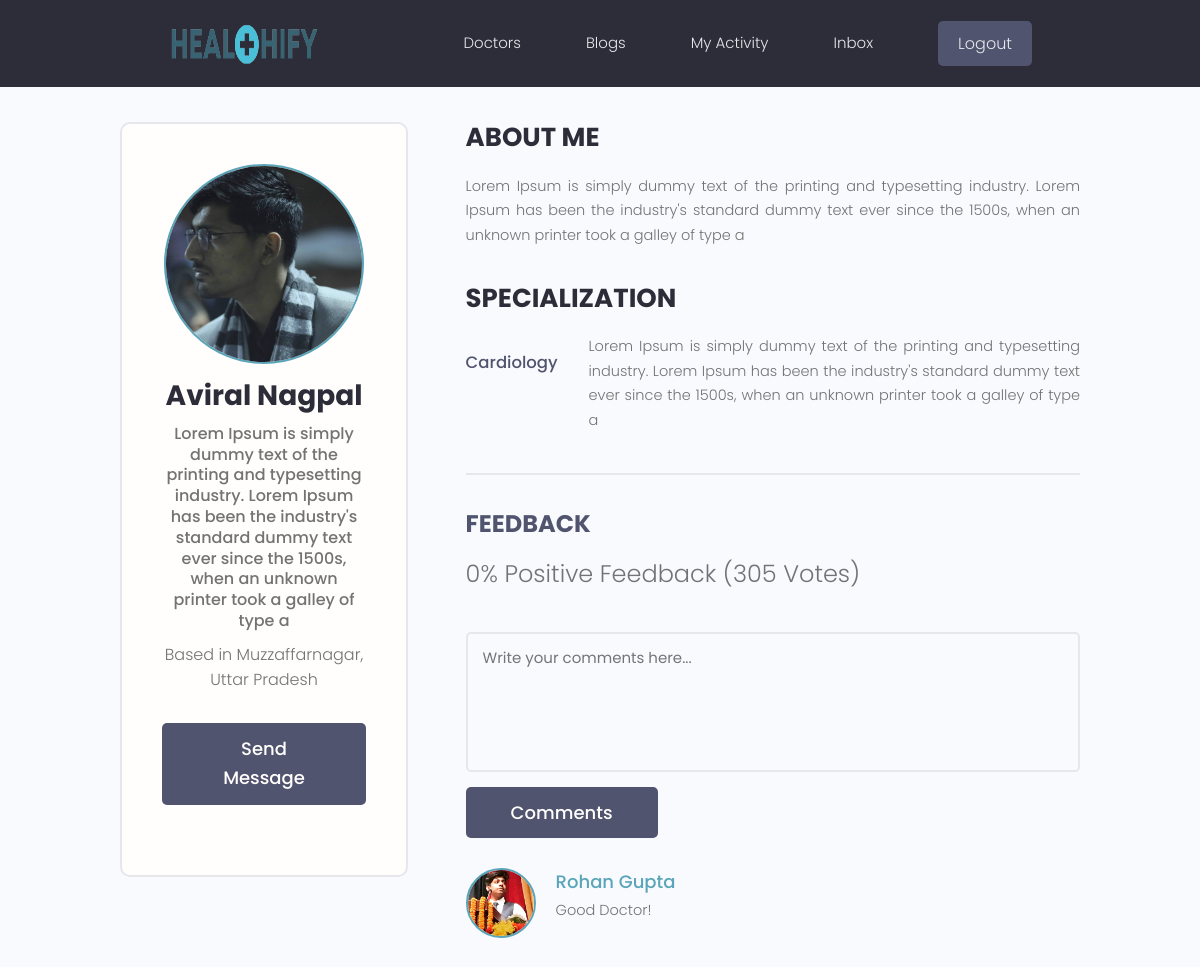
Page /doctors/profile/2282ac43-69eb-4a10-a750-ec481244fb66 on the earlier database version.
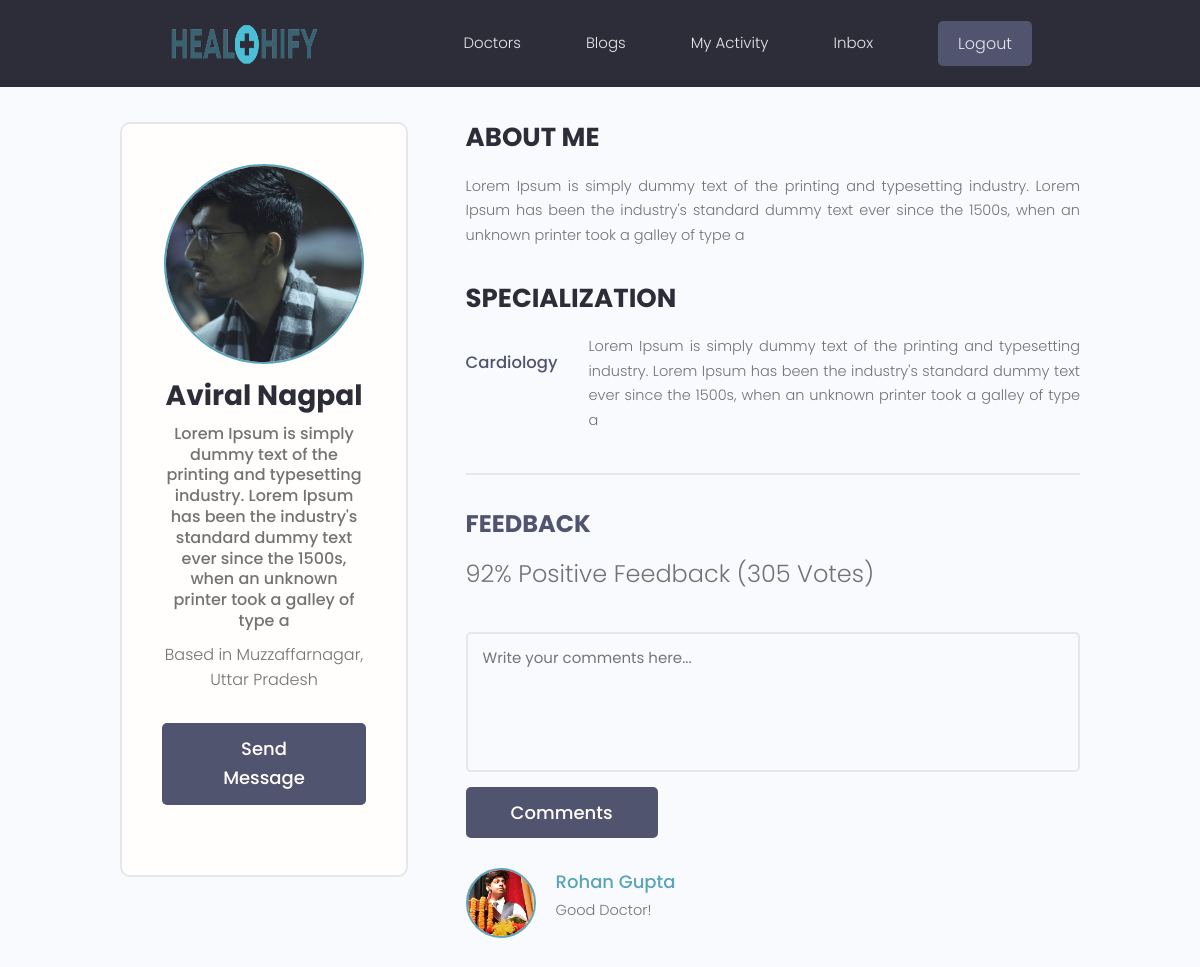
Same page on the later database version.
### doctors/models.py (models this page shows, shortened)
class Doctor(models.Model):
    name = models.CharField(max_length=200, null=True, blank=True)
    qualification = models.CharField(max_length=200, null=True, blank=True)
    email = models.EmailField(max_length=200, null=True, blank=True)
    short_intro = models.CharField(max_length=500, null=True, blank=True)
    bio = models.TextField(max_length=1000, null=True, blank=True)
    profile_image = models.ImageField(max_length=200,null=True, blank=True, upload_to='doctors/', default="doctors/user-default.png")
    college = models.CharField(max_length=200,null=True, blank=True)
    current_hospital = models.CharField(max_length=200,null=True, blank=True)
    votes = models.IntegerField(default=0, null=True, blank=True)
    votes_ratio = models.IntegerField(default=0, null=True, blank=True)
    social_github = models.CharField(max_length=200,null=True, blank=True)
    location = models.CharField(max_length=200, null=True, blank=True)
    created = models.DateTimeField(auto_now_add=True)
    id = models.UUIDField(default=uuid.uuid4,primary_key=True, unique=True, editable=False)
    class Meta:
        ordering = ['-votes_ratio']

### doctors/views.py (the view)
# urls.py: path('profile/<str:pk>', views.doc_profile, name="doc_profile"),
def doc_profile(request, pk):
    profile = Doctor.objects.get(id=pk)
    patients = patient.objects.get(name="Rohan Gupta")
    return render(request, 'doctors/doc_profile.html', {'profile' : profile, "patient" : patients})

### doctors/templates/doctors/doc_profile.html (shortened to what this page needs)
{% extends 'main.html' %}
{% block content %}
<main class="profile my-md">
    <div class="container">
        <div class="layout">
            <div class="column column--1of3">
                <div class="card text-center">
                    <div class="card__body dev">
                        <img class="avatar avatar--xl" src="{{ profile.profile_image.url }}" />
                        <h2 class="dev__name">{{profile.name}}</h2>
                        <p class="dev__title">{{profile.short_intro}}</p>
                        <p class="dev__location">Based in {{profile.location}}</p>
                        <ul class="dev__social">
                            <a href="#" class="btn btn--sub btn--lg">Send Message </a>
                        </ul>
                    </div>
                </div>
            </div>
            <div class="column column--2of3">
                <div class="devInfo">
                    <h3 class="devInfo__title">About Me</h3>
                    <p class="devInfo__about">{{profile.bio}}</p>
                </div>
                <div class="devInfo">
                    <h3 class="devInfo__title">Specialization</h3>
                    <div class="devInfo__skills">
                        {% for spec in profile.special_set.all %}
                        <div class="devSkill">
                            <h4 class="devSkill__title">{{spec.name}}</h4>
                            <p class="devSkill__info">{{spec.description}}</p>
                        </div>
                        {% endfor %}
                        <div class="comments">
                            <h3 class="singleProject__subtitle">Feedback</h3>
                            <h5 class="project--rating">
                                {{profile.votes_ratio}}% Positive Feedback ({{profile.votes}}
                                Vote{{profile.votes|pluralize:"s"}})
                            </h5>
                            <form class="form" action="#" method="POST">
                              <div class="form__field">
                                <textarea class="input input--textarea" name="message" id="formInput#textarea"
                                  placeholder="Write your comments here..."></textarea>
                              </div>
                              <input class="btn btn--sub btn--lg" type="submit" value="Comments" />
                            </form>
                            <div class="commentList">
                              <div class="comment">
                                <a href="#">
                                  <img class="avatar avatar--md" src="{{patient.profile_image.url}}" alt="user" />
                                </a>
                                <div class="comment__details">
                                  <a href="#" class="comment__author">{{patient.name}}</a>
                                  <p class="comment__info">
                                    Good Doctor!
                                  </p>
                                </div>
                              </div>
                            </div>
                          </div>
            </div>
        </div>
    </div>
</main>
{% endblock %}

Differences in the rows shown:
changed Doctor "Aviral Nagpal": votes_ratio "0" → "92"
